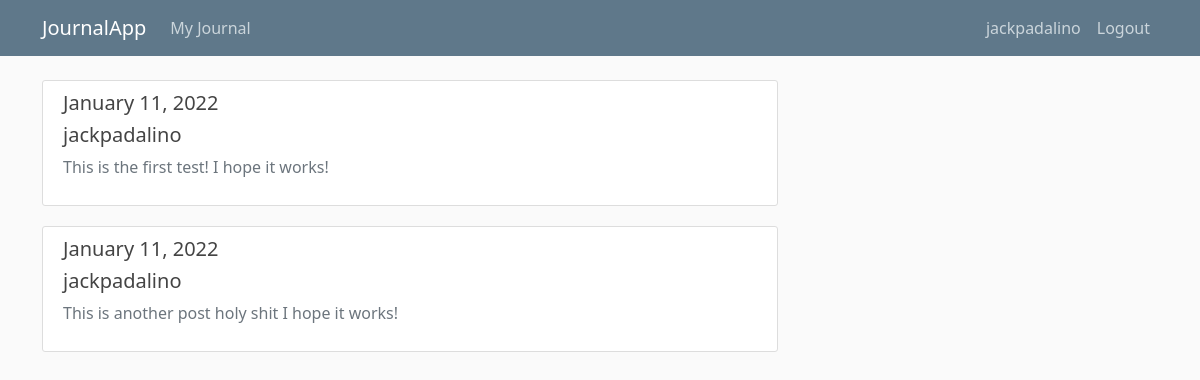
/users/journal/ (signed in), run on an earlier commit of the app's database.
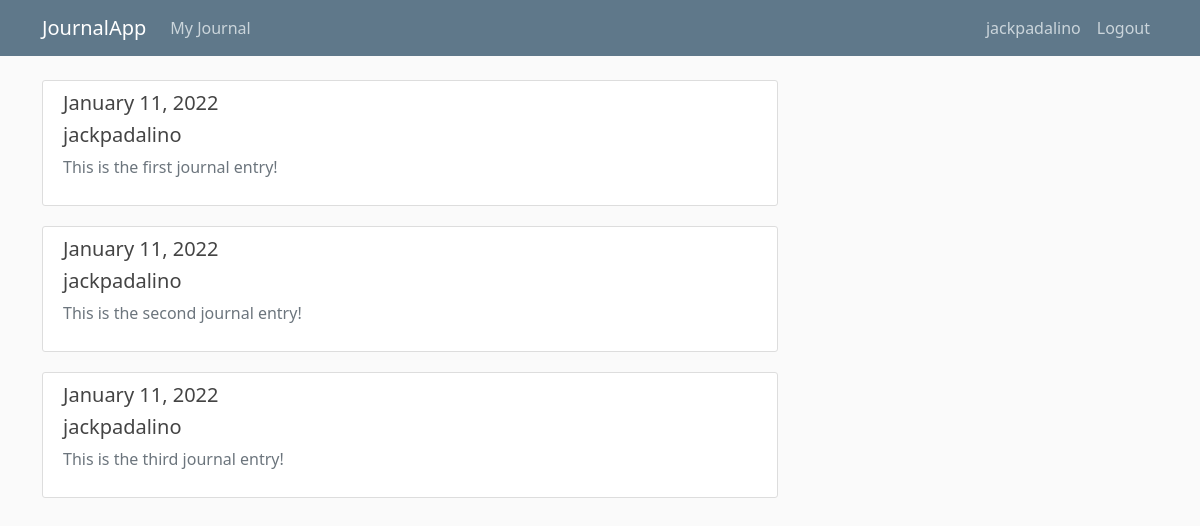
And on a later commit of the database.
### users/models.py (models this page shows, shortened)
class Entry(models.Model):
    title = models.CharField(max_length=100)
    content = models.TextField()
    date_posted = models.DateTimeField(default=timezone.now)
    author = models.ForeignKey(User,on_delete=models.CASCADE)

### users/views.py (the view)
# urls.py: path('',include('journal.urls')),
@login_required
def journal(request):
    user = request.user
    context = {
        'title':'My Journal',
        'entries':Entry.objects.filter(author=user)
    }
    return render(request,'users/journal.html',context)

### users/templates/users/journal.html
{% extends "journal/base.html" %}
{% block content %}
{% for entry in entries %}
        <div class="content-section">
            <div class="media">
                <div class="media-body">
                    <h5>{{ entry.date_posted|date:"F d, Y" }}</h5>
                    <h5>{{ entry.author }}</h5>
                    <p class="text-secondary">{{ entry.content }}</p>
                </div>
            </div>
        </div>
{% endfor %}
{% endblock content %}

What changed in the data, as far as the page shows it:
changed Entry: content "This is the first test! I hope it works!" → "This is the first journal entry!"
changed Entry: content "This is another post holy shit I hope it works!" → "This is the second journal entry!"
added Entry: date_posted "January 11, 2022", author "jackpadalino", content "This is the third journal entry!"
